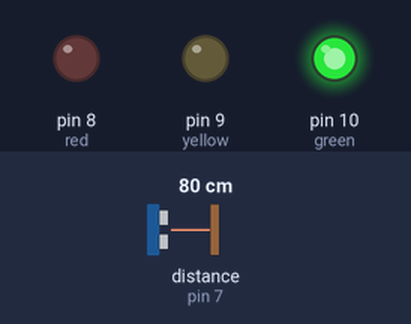
This sketch was run on a simulated Arduino Uno, built with avr-gcc and run on an emulated ATmega328P. On the bench: output pins drawn as LEDs (lit = HIGH). Wiring (inferred from the names in the program): ultrasonic range finder: trigger pin 7; echo pin 7. Inputs (shaded band) come from the test bench; at power-on: distance to the obstacle (sensor on pin 7) 80 cm. The echo pulse lasts 58.3 µs per cm.

Above: at 1.2 s.
1.3 s: distance to the obstacle (sensor on pin 7) set to 36 cm
2.8 s: distance to the obstacle (sensor on pin 7) set to 29 cm
At 3.6 s:
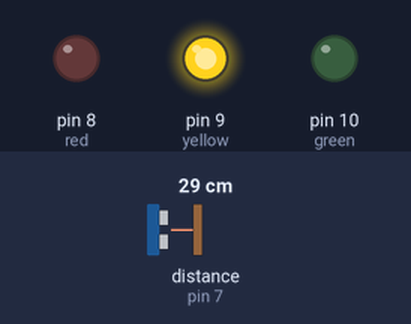
4.3 s: distance to the obstacle (sensor on pin 7) set to 13 cm
5.8 s: distance to the obstacle (sensor on pin 7) set to 10 cm
At 7.0 s:
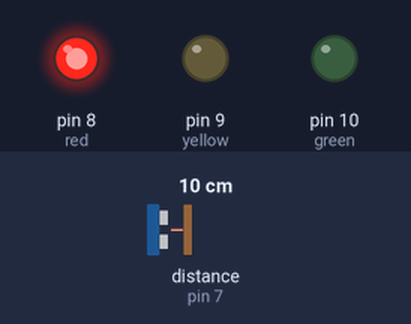
7.3 s: distance to the obstacle (sensor on pin 7) set to 18 cm
At 8.2 s:
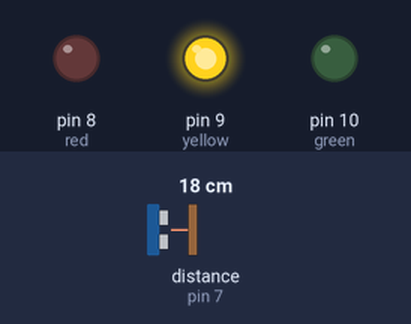
8.8 s: distance to the obstacle (sensor on pin 7) set to 2 cm
At 9.3 s:
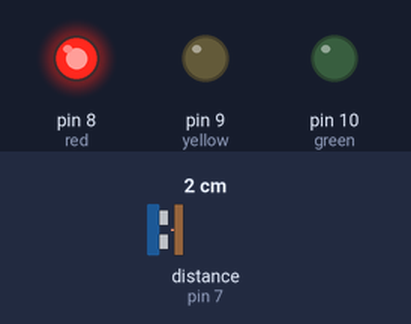
Timing chart, 0 to 11.3 s (numbered marks = the images above; inputs shaded):
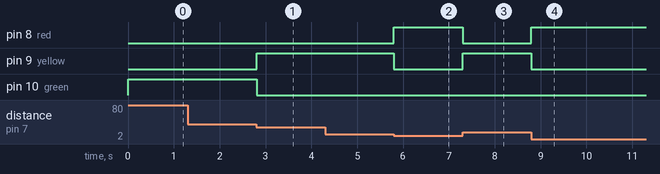

The sketch:

arduino-ultrasonic-parking-assistant.ino
```cpp
int sigpin=7;
int red=8;
int yellow=9;
int green=10;
unsigned long value;
int distance;

void setup(){
  pinMode(red, OUTPUT);
  pinMode(yellow, OUTPUT);
  pinMode(green, OUTPUT);
}

void loop(){
  pinMode(sigpin,OUTPUT);
  digitalWrite(sigpin,LOW);
  delayMicroseconds(2);
  digitalWrite(sigpin,HIGH);
  delayMicroseconds(5);
  digitalWrite(sigpin,LOW);
  pinMode(sigpin,INPUT);
  value=pulseIn(sigpin,HIGH);
  distance=value/58;

  if(distance<=10){
    digitalWrite(red,HIGH);
    digitalWrite(yellow,LOW);
    digitalWrite(green,LOW);
  }
  else if(distance>=11 && distance<=30){
    digitalWrite(red,LOW);
    digitalWrite(yellow,HIGH);
    digitalWrite(green,LOW);
  }
  else{
    digitalWrite(red,LOW);
    digitalWrite(yellow,LOW);
    digitalWrite(green,HIGH);
  }

}
```

Measured:
- the behaviour switches between 32 and 31 cm on distance to the obstacle (sensor on pin 7) (found by bisection; images 0 and 1)
- the behaviour switches between 12 and 11 cm on distance to the obstacle (sensor on pin 7) (found by bisection; images 1 and 2)
- after the input at 1.3 s, every drawn part: stays the same
- after the input at 2.8 s, pin 9 (yellow): LOW → HIGH at once; pin 10 (green): HIGH → LOW at once
- after the input at 4.3 s, every drawn part: stays the same
- after the input at 5.8 s, pin 8 (red): LOW → HIGH at once; pin 9 (yellow): HIGH → LOW at once
- after the input at 7.3 s, pin 8 (red): HIGH → LOW at once; pin 9 (yellow): LOW → HIGH at once
- after the input at 8.8 s, pin 8 (red): LOW → HIGH at once; pin 9 (yellow): HIGH → LOW at once
